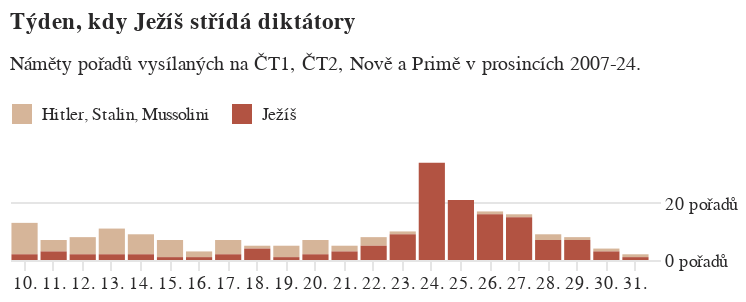

Notebook source saved alongside this figure:
### Code cell
do_grafu5 = pl.concat(
    [
        najdi_cloveka("(Hitler|Stalin|Mussolini)","Hitler, Stalin, Mussolini",kanaly=['ČT1','ČT2',"NOVA","Prima"]),
        najdi_cloveka("(Ježíš|Kristu|Kristov)","Ježíš",kanaly=['ČT1','ČT2',"NOVA","Prima"]),

    #    najdi_cloveka("Stalin","Stalin"),
    #    najdi_cloveka("Masaryk","Masaryk"),
    #    najdi_cloveka("Havel","Havel"),
    ]
)

jezis = alt.Chart(
    do_grafu5.filter((pl.col("kolikateho") <= 31) & (pl.col("kolikateho") >= 10)),
    title=alt.Title(
        "Týden, kdy Ježíš střídá diktátory",
        subtitle=["Náměty pořadů vysílaných na ČT1, ČT2, Nově a Primě v prosincích 2007-24."]
    ),
    width=320,
    height=50
).mark_bar(
).encode(
    alt.X("kolikateho_str:N",sort=poradi_dat,title=None,axis=alt.Axis(grid=False, gridColor='#E5E5E5',labelAngle=0,labelAlign='center',tickColor='#E5E5E5')),
    alt.Y("len:Q",title=None,axis=alt.Axis(grid=True, gridColor='#E5E5E5',tickColor='#E5E5E5',labelExpr="datum.label + ' pořadů'", orient='right')),
    alt.Color("kdo:N",scale=alt.Scale(range=['#D6B599','#B25342']), legend=alt.Legend(orient='top',title=None))
).configure_view(
    stroke='transparent'
)

jezis

### Figure 1 — Vega-Lite specification as saved in the notebook (floating-point values rounded to 4 significant figures)
{"config": {"title": {"font": "Noticia Text", "fontSize": 11.5, "anchor": "start", "lineHeight": 19, "fontWeight": "bolder", "subtitleFont": "Noticia Text", "subtitleFontSize": 10, "subtitleLineHeight": 15, "subtitlePadding": 10, "dy": -10, "color": "#292829", "subtitleColor": "#292829"}, "axis": {"labelFont": "Asap", "titleFont": "Asap", "fontWeight": "lighter", "titleFontWeight": "lighter", "labelFontSize": 9, "titleFontSize": 9, "labelPadding": 2, "titlePadding": 9, "domainOpacity": 0, "tickColor": "#DCDDD6", "labelColor": "#292829"}, "legend": {"labelFont": "Asap", "labelFontWeight": "normal", "titleFont": "Asap", "titleFontWeight": "normal", "labelFontSize": 9, "titleFontSize": 9, "labelColor": "#292829"}, "view": {"stroke": "transparent"}}, "data": {"name": "data-0ce3f483dce038894f7e011af291b14e"}, "mark": {"type": "bar"}, "encoding": {"color": {"field": "kdo", "legend": {"orient": "top", "title": null}, "scale": {"range": ["#D6B599", "#B25342"]}, "type": "nominal"}, "x": {"axis": {"grid": false, "gridColor": "#E5E5E5", "labelAlign": "center", "labelAngle": 0, "tickColor": "#E5E5E5"}, "field": "kolikateho_str", "sort": ["6.", "7.", "8.", "9.", "10.", "11.", "12.", "13.", "14.", "15.", "16.", "17.", "18.", "19.", "20.", "21.", "22.", "23.", "24.", "25.", "26.", "27.", "28.", "29.", "30.", "31.", "1.", "2.", "3.", "4.", "5."], "title": null, "type": "nominal"}, "y": {"axis": {"grid": true, "gridColor": "#E5E5E5", "labelExpr": "datum.label + ' pořadů'", "orient": "right", "tickColor": "#E5E5E5"}, "field": "len", "title": null, "type": "quantitative"}}, "height": 50, "title": {"text": "Týden, kdy Ježíš střídá diktátory", "subtitle": ["Náměty pořadů vysílaných na ČT1, ČT2, Nově a Primě v prosincích 2007-24."]}, "width": 320, "$schema": "https://vega.github.io/schema/vega-lite/v5.20.1.json", "datasets": {"data-0ce3f483dce038894f7e011af291b14e": [{"kolikateho": 10, "len": 11, "kolikateho_str": "10.", "kdo": "Hitler, Stalin, Mussolini"}, {"kolikateho": 11, "len": 4, "kolikateho_str": "11.", "kdo": "Hitler, Stalin, Mussolini"}, {"kolikateho": 12, "len": 6, "kolikateho_str": "12.", "kdo": "Hitler, Stalin, Mussolini"}, {"kolikateho": 13, "len": 9, "kolikateho_str": "13.", "kdo": "Hitler, Stalin, Mussolini"}, {"kolikateho": 14, "len": 7, "kolikateho_str": "14.", "kdo": "Hitler, Stalin, Mussolini"}, {"kolikateho": 15, "len": 6, "kolikateho_str": "15.", "kdo": "Hitler, Stalin, Mussolini"}, {"kolikateho": 16, "len": 2, "kolikateho_str": "16.", "kdo": "Hitler, Stalin, Mussolini"}, {"kolikateho": 17, "len": 5, "kolikateho_str": "17.", "kdo": "Hitler, Stalin, Mussolini"}, {"kolikateho": 18, "len": 1, "kolikateho_str": "18.", "kdo": "Hitler, Stalin, Mussolini"}, {"kolikateho": 19, "len": 4, "kolikateho_str": "19.", "kdo": "Hitler, Stalin, Mussolini"}, {"kolikateho": 20, "len": 5, "kolikateho_str": "20.", "kdo": "Hitler, Stalin, Mussolini"}, {"kolikateho": 21, "len": 2, "kolikateho_str": "21.", "kdo": "Hitler, Stalin, Mussolini"}, {"kolikateho": 22, "len": 3, "kolikateho_str": "22.", "kdo": "Hitler, Stalin, Mussolini"}, {"kolikateho": 23, "len": 1, "kolikateho_str": "23.", "kdo": "Hitler, Stalin, Mussolini"}, {"kolikateho": 24, "len": 0, "kolikateho_str": "24.", "kdo": "Hitler, Stalin, Mussolini"}, {"kolikateho": 25, "len": 0, "kolikateho_str": "25.", "kdo": "Hitler, Stalin, Mussolini"}, {"kolikateho": 26, "len": 1, "kolikateho_str": "26.", "kdo": "Hitler, Stalin, Mussolini"}, {"kolikateho": 27, "len": 1, "kolikateho_str": "27.", "kdo": "Hitler, Stalin, Mussolini"}, {"kolikateho": 28, "len": 2, "kolikateho_str": "28.", "kdo": "Hitler, Stalin, Mussolini"}, {"kolikateho": 29, "len": 1, "kolikateho_str": "29.", "kdo": "Hitler, Stalin, Mussolini"}, {"kolikateho": 30, "len": 1, "kolikateho_str": "30.", "kdo": "Hitler, Stalin, Mussolini"}, {"kolikateho": 31, "len": 1, "kolikateho_str": "31.", "kdo": "Hitler, Stalin, Mussolini"}, {"kolikateho": 10, "len": 2, "kolikateho_str": "10.", "kdo": "Ježíš"}, {"kolikateho": 11, "len": 3, "kolikateho_str": "11.", "kdo": "Ježíš"}, {"kolikateho": 12, "len": 2, "kolikateho_str": "12.", "kdo": "Ježíš"}, {"kolikateho": 13, "len": 2, "kolikateho_str": "13.", "kdo": "Ježíš"}, {"kolikateho": 14, "len": 2, "kolikateho_str": "14.", "kdo": "Ježíš"}, {"kolikateho": 15, "len": 1, "kolikateho_str": "15.", "kdo": "Ježíš"}, {"kolikateho": 16, "len": 1, "kolikateho_str": "16.", "kdo": "Ježíš"}, {"kolikateho": 17, "len": 2, "kolikateho_str": "17.", "kdo": "Ježíš"}, {"kolikateho": 18, "len": 4, "kolikateho_str": "18.", "kdo": "Ježíš"}, {"kolikateho": 19, "len": 1, "kolikateho_str": "19.", "kdo": "Ježíš"}, {"kolikateho": 20, "len": 2, "kolikateho_str": "20.", "kdo": "Ježíš"}, {"kolikateho": 21, "len": 3, "kolikateho_str": "21.", "kdo": "Ježíš"}, {"kolikateho": 22, "len": 5, "kolikateho_str": "22.", "kdo": "Ježíš"}, {"kolikateho": 23, "len": 9, "kolikateho_str": "23.", "kdo": "Ježíš"}, {"kolikateho": 24, "len": 34, "kolikateho_str": "24.", "kdo": "Ježíš"}, {"kolikateho": 25, "len": 21, "kolikateho_str": "25.", "kdo": "Ježíš"}, {"kolikateho": 26, "len": 16, "kolikateho_str": "26.", "kdo": "Ježíš"}, {"kolikateho": 27, "len": 15, "kolikateho_str": "27.", "kdo": "Ježíš"}, {"kolikateho": 28, "len": 7, "kolikateho_str": "28.", "kdo": "Ježíš"}, {"kolikateho": 29, "len": 7, "kolikateho_str": "29.", "kdo": "Ježíš"}, {"kolikateho": 30, "len": 3, "kolikateho_str": "30.", "kdo": "Ježíš"}, {"kolikateho": 31, "len": 1, "kolikateho_str": "31.", "kdo": "Ježíš"}]}}
